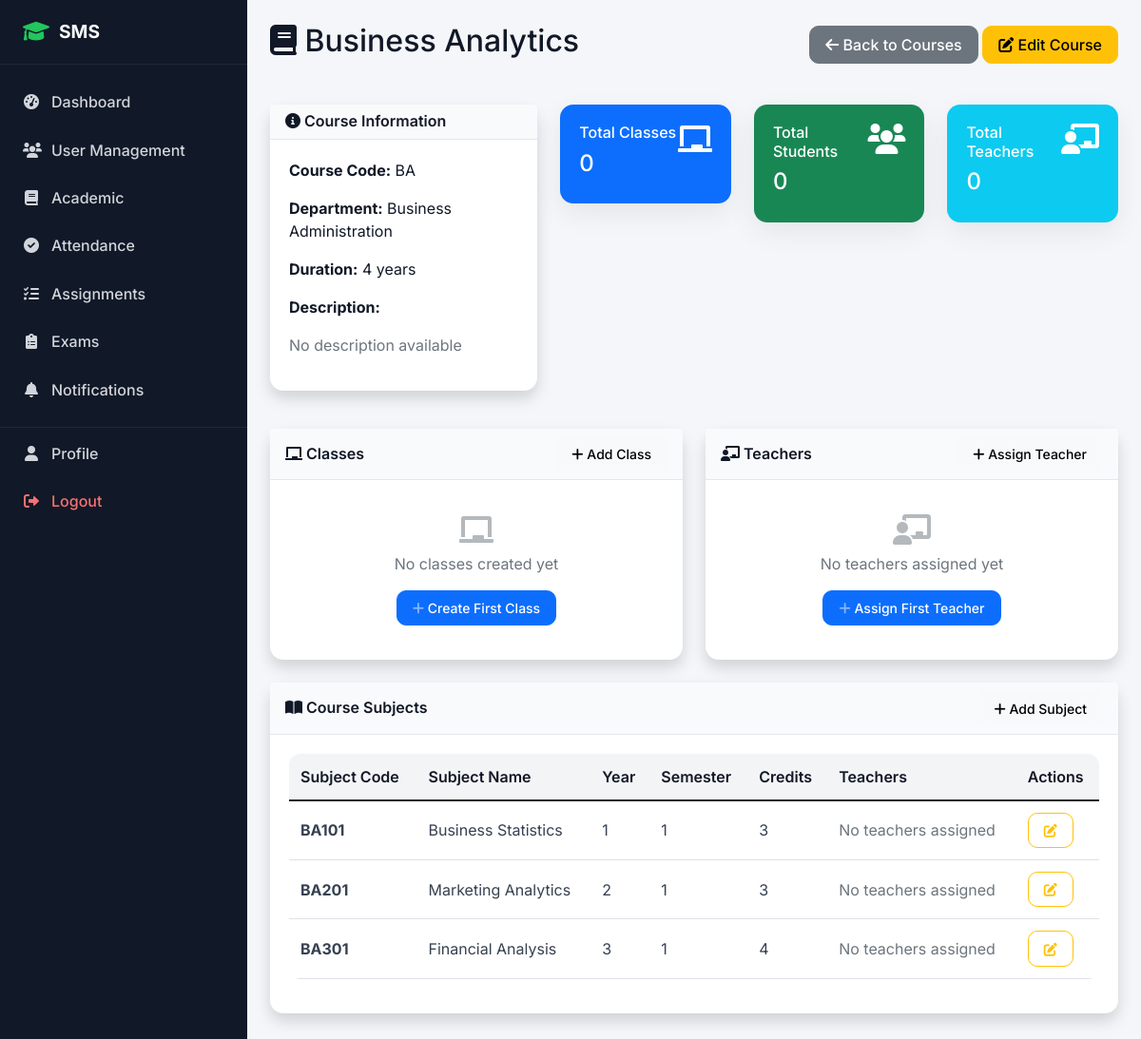
Page /academic/courses/6/ (signed in) on the committed database.
### academic/models.py (models this page shows, shortened)
class Course(models.Model):
    name = models.CharField(max_length=100)
    code = models.CharField(max_length=20, unique=True)
    department = models.ForeignKey(Department, on_delete=models.CASCADE)
    duration_years = models.PositiveIntegerField(default=4)
    description = models.TextField(blank=True)

class Department(models.Model):
    name = models.CharField(max_length=100, unique=True)
    code = models.CharField(max_length=10, unique=True)
    description = models.TextField(blank=True)
    head_of_department = models.ForeignKey(TeacherProfile, on_delete=models.SET_NULL, null=True, blank=True)
    created_at = models.DateTimeField(auto_now_add=True)

class Subject(models.Model):
    name = models.CharField(max_length=100)
    code = models.CharField(max_length=20, unique=True)
    course = models.ForeignKey(Course, on_delete=models.CASCADE)
    semester = models.PositiveIntegerField()
    year = models.PositiveIntegerField()  # 1st year, 2nd year, etc.
    credits = models.PositiveIntegerField(default=3)
    description = models.TextField(blank=True)
    class Meta:
        unique_together = ['code', 'course']

### academic/views.py (the view)
# urls.py: path('courses/<int:course_id>/', views.course_detail, name='course_detail'),
@login_required
def course_detail(request, course_id):
    course = get_object_or_404(Course, id=course_id)
    classes = Class.objects.filter(course=course).annotate(
        student_count=Count('studentenrollment', filter=Q(studentenrollment__is_active=True))
    )
    subjects = Subject.objects.filter(course=course).prefetch_related('teachersubjectassignment_set__teacher__user')
    teacher_assignments = TeacherSubjectAssignment.objects.filter(
        subject__course=course
    ).select_related('teacher__user', 'subject', 'class_assigned')
    total_students = StudentEnrollment.objects.filter(
        class_enrolled__course=course,
        is_active=True
    ).count()
    total_teachers = teacher_assignments.values('teacher').distinct().count()
    context = {
        'course': course,
        'classes': classes,
        'subjects': subjects,
        'teacher_assignments': teacher_assignments,
        'total_students': total_students,
        'total_teachers': total_teachers,
        'can_manage': request.user.user_type == 'admin'
    }
    return render(request, 'academic/course_detail.html', context)

### templates/academic/course_detail.html (shortened to what this page needs)
{% extends 'base.html' %}
{% block content %}
<div class="row">
    <div class="col-12">
        <div class="d-flex justify-content-between align-items-center mb-4">
            <h2><i class="fas fa-book"></i> {{ course.name }}</h2>
            <div>
                <a href="{% url 'academic:course_list' %}" class="btn btn-secondary">
                    <i class="fas fa-arrow-left"></i> Back to Courses
                </a>
                {% if can_manage %}
                <a href="{% url 'academic:edit_course' course.id %}" class="btn btn-warning">
                    <i class="fas fa-edit"></i> Edit Course
                </a>
                {% endif %}
            </div>
        </div>
    </div>
</div>
<div class="row mb-4">
    <div class="col-lg-4">
        <div class="card shadow">
            <div class="card-header bg-primary text-white">
                <h6 class="m-0"><i class="fas fa-info-circle"></i> Course Information</h6>
            </div>
            <div class="card-body">
                <p><strong>Course Code:</strong> {{ course.code }}</p>
                <p><strong>Department:</strong> {{ course.department.name }}</p>
                <p><strong>Duration:</strong> {{ course.duration_years }} years</p>
                <p><strong>Description:</strong></p>
                <p class="text-muted">{{ course.description|default:"No description available" }}</p>
            </div>
        </div>
    </div>
    <div class="col-lg-8">
        <div class="row">
            <div class="col-md-4 mb-3">
                <div class="card bg-primary text-white">
                    <div class="card-body">
                        <div class="d-flex justify-content-between">
                            <div>
                                <h6>Total Classes</h6>
                                <h4>{{ classes.count }}</h4>
                            </div>
                            <i class="fas fa-chalkboard fa-2x"></i>
                        </div>
                    </div>
                </div>
            </div>
            <div class="col-md-4 mb-3">
                <div class="card bg-success text-white">
                    <div class="card-body">
                        <div class="d-flex justify-content-between">
                            <div>
                                <h6>Total Students</h6>
                                <h4>{{ total_students }}</h4>
                            </div>
                            <i class="fas fa-users fa-2x"></i>
                        </div>
                    </div>
                </div>
            </div>
            <div class="col-md-4 mb-3">
                <div class="card bg-info text-white">
                    <div class="card-body">
                        <div class="d-flex justify-content-between">
                            <div>
                                <h6>Total Teachers</h6>
                                <h4>{{ total_teachers }}</h4>
                            </div>
                            <i class="fas fa-chalkboard-teacher fa-2x"></i>
                        </div>
                    </div>
                </div>
            </div>
        </div>
    </div>
</div>
<div class="row">
    <div class="col-lg-6 mb-4">
        <div class="card shadow">
            <div class="card-header bg-success text-white d-flex justify-content-between align-items-center">
                <h6 class="m-0"><i class="fas fa-chalkboard"></i> Classes</h6>
                {% if can_manage %}
                <a href="{% url 'academic:create_class' %}?course={{ course.id }}" class="btn btn-sm btn-light">
                    <i class="fas fa-plus"></i> Add Class
                </a>
                {% endif %}
            </div>
            <div class="card-body">
                {% if classes %}
                <div class="table-responsive">
                    <table class="table table-sm">
                        <thead>
                            <tr>
                                <th>Class</th>
                                <th>Year</th>
                                <th>Semester</th>
                                <th>Students</th>
                                <th>Actions</th>
                            </tr>
                        </thead>
                        <tbody>
                            {% for class in classes %}
                            <tr>
                                <td>{{ class.section }}</td>
                                <td>{{ class.year }}</td>
                                <td>{{ class.semester }}</td>
                                <td>
                                    <span class="badge bg-primary">{{ class.student_count }}</span>
                                </td>
                                <td>
                                    <a href="{% url 'academic:class_detail' class.id %}" class="btn btn-sm btn-outline-primary">
                                        <i class="fas fa-eye"></i>
                                    </a>
                                </td>
                            </tr>
                            {% endfor %}
                        </tbody>
                    </table>
                </div>
                {% else %}
                <div class="text-center py-3">
                    <i class="fas fa-chalkboard fa-2x text-muted mb-2"></i>
                    <p class="text-muted">No classes created yet</p>
                    {% if can_manage %}
                    <a href="{% url 'academic:create_class' %}?course={{ course.id }}" class="btn btn-sm btn-primary">
                        <i class="fas fa-plus"></i> Create First Class
                    </a>
                    {% endif %}
                </div>
                {% endif %}
            </div>
        </div>
    </div>
    <div class="col-lg-6 mb-4">
        <div class="card shadow">
            <div class="card-header bg-info text-white d-flex justify-content-between align-items-center">
                <h6 class="m-0"><i class="fas fa-chalkboard-teacher"></i> Teachers</h6>
                {% if can_manage %}
                <a href="{% url 'academic:assign_teacher' %}?course={{ course.id }}" class="btn btn-sm btn-light">
                    <i class="fas fa-plus"></i> Assign Teacher
                </a>
                {% endif %}
            </div>
            <div class="card-body">
                {% if teacher_assignments %}
                <div class="table-responsive">
                    <table class="table table-sm">
                        <thead>
                            <tr>
                                <th>Teacher</th>
                                <th>Subject</th>
                                <th>Class</th>
                                <th>Actions</th>
                            </tr>
                        </thead>
                        <tbody>
                            {% for assignment in teacher_assignments %}
                            <tr>
                                <td>{{ assignment.teacher.user.get_full_name|default:assignment.teacher.user.username }}</td>
                                <td>{{ assignment.subject.name }}</td>
                                <td>{{ assignment.class_assigned.section }}</td>
                                <td>
                                    {% if can_manage %}
                                    <a href="{% url 'academic:edit_teacher_assignment' assignment.id %}" class="btn btn-sm btn-outline-warning">
                                        <i class="fas fa-edit"></i>
                                    </a>
                                    {% endif %}
                                </td>
                            </tr>
                            {% endfor %}
                        </tbody>
                    </table>
                </div>
                {% else %}
                <div class="text-center py-3">
                    <i class="fas fa-chalkboard-teacher fa-2x text-muted mb-2"></i>
                    <p class="text-muted">No teachers assigned yet</p>
                    {% if can_manage %}
                    <a href="{% url 'academic:assign_teacher' %}?course={{ course.id }}" class="btn btn-sm btn-primary">
                        <i class="fas fa-plus"></i> Assign First Teacher
                    </a>
                    {% endif %}
                </div>
                {% endif %}
            </div>
        </div>
    </div>
</div>
<div class="row">
    <div class="col-12">
        <div class="card shadow">
            <div class="card-header bg-warning text-white d-flex justify-content-between align-items-center">
                <h6 class="m-0"><i class="fas fa-book-open"></i> Course Subjects</h6>
                {% if can_manage %}
                <a href="{% url 'academic:create_subject' %}?course={{ course.id }}" class="btn btn-sm btn-light">
                    <i class="fas fa-plus"></i> Add Subject
                </a>
                {% endif %}
            </div>
            <div class="card-body">
                {% if subjects %}
                <div class="table-responsive">
                    <table class="table">
                        <thead>
                            <tr>
                                <th>Subject Code</th>
                                <th>Subject Name</th>
                                <th>Year</th>
                                <th>Semester</th>
                                <th>Credits</th>
                                <th>Teachers</th>
                                {% if can_manage %}
                                <th>Actions</th>
                                {% endif %}
                            </tr>
                        </thead>
                        <tbody>
                            {% for subject in subjects %}
                            <tr>
                                <td><strong>{{ subject.code }}</strong></td>
                                <td>{{ subject.name }}</td>
                                <td>{{ subject.year }}</td>
                                <td>{{ subject.semester }}</td>
                                <td>{{ subject.credits }}</td>
                                <td>
                                    {% for assignment in subject.teachersubjectassignment_set.all %}
                                        <span class="badge bg-secondary me-1">{{ assignment.teacher.user.get_full_name|default:assignment.teacher.user.username }}</span>
                                    {% empty %}
                                        <span class="text-muted">No teachers assigned</span>
                                    {% endfor %}
                                </td>
                                {% if can_manage %}
                                <td>
                                    <a href="{% url 'academic:edit_subject' subject.id %}" class="btn btn-sm btn-outline-warning">
                                        <i class="fas fa-edit"></i>
                                    </a>
                                </td>
                                {% endif %}
                            </tr>
                            {% endfor %}
                        </tbody>
                    </table>
                </div>
                {% endif %}
            </div>
        </div>
    </div>
</div>
{% endblock %}

### static/css/style.css (style rules this page uses)
:root { --primary-color: #0d6efd; --primary-dark: #0b5ed7; --bg-light: #f4f6f9; --text-dark: #212529; --text-muted: #6c757d; --card-radius: 12px; --transition: all 0.25s ease-in-out; }
body { font-family: 'Inter', sans-serif; background-color: var(--bg-light); color: var(--text-dark); min-height: 100vh; }
.card { border: none; border-radius: var(--card-radius); box-shadow: 0 8px 24px rgba(0, 0, 0, 0.08); transition: var(--transition); }
.card-header { background-color: #fff; border-bottom: 1px solid #e9ecef; font-weight: 600; }
.btn { border-radius: 10px; font-weight: 500; padding: 0.45rem 1rem; transition: var(--transition); }
.btn-primary { background-color: var(--primary-color); border-color: var(--primary-color); }
.table { background-color: #fff; border-radius: 12px; overflow: hidden; }
.table thead { background-color: #f1f3f5; }
.table th { font-weight: 600; color: var(--text-dark); }
.table td, .table th { vertical-align: middle; padding: 0.75rem; }
:root { --bg-light: #f4f6f9; --text-dark: #111827; --text-muted: #6b7280; --accent: #22c55e; }
.card { border-radius: 14px; border: none; background-color: #ffffff; box-shadow: 0 10px 30px rgba(0,0,0,0.07); }
.card-header { background-color: #f9fafb !important; border-bottom: 1px solid #e5e7eb; font-weight: 600; color: var(--text-dark) !important; }
.card-header h6 { margin: 0; font-weight: 600; }
.card-body { padding: 1.25rem; }
.card-header.bg-primary, .card-header.bg-success, .card-header.bg-info, .card-header.bg-warning, .card-header.bg-secondary { background-color: #f9fafb !important; color: var(--text-dark) !important; }
.btn { border-radius: 10px; font-weight: 500; }
.btn-outline-primary, .btn-outline-success, .btn-outline-info, .btn-outline-warning { border-width: 1.5px; }
.table { background-color: #ffffff; border-radius: 12px; overflow: hidden; }
.table thead { background-color: #f3f4f6; }
.table th { font-weight: 600; color: var(--text-dark); border-bottom: none; }
.table td { vertical-align: middle; color: #374151; }
.text-center i { opacity: 0.5; }
.row > [class^="col"] { margin-bottom: 1rem; }

### rows in the picture
Course: name "Business Analytics", code "BA", department.name "Business Administration", duration_years "4", description "No description available"
Subject: code "BA101", name "Business Statistics", year "1", semester "1", credits "3"
Subject: code "BA201", name "Marketing Analytics", year "2", semester "1", credits "3"
Subject: code "BA301", name "Financial Analysis", year "3", semester "1", credits "4"

### other values in the picture
{{ classes.count }} "0"
{{ total_students }} "0"
{{ total_teachers }} "0"
